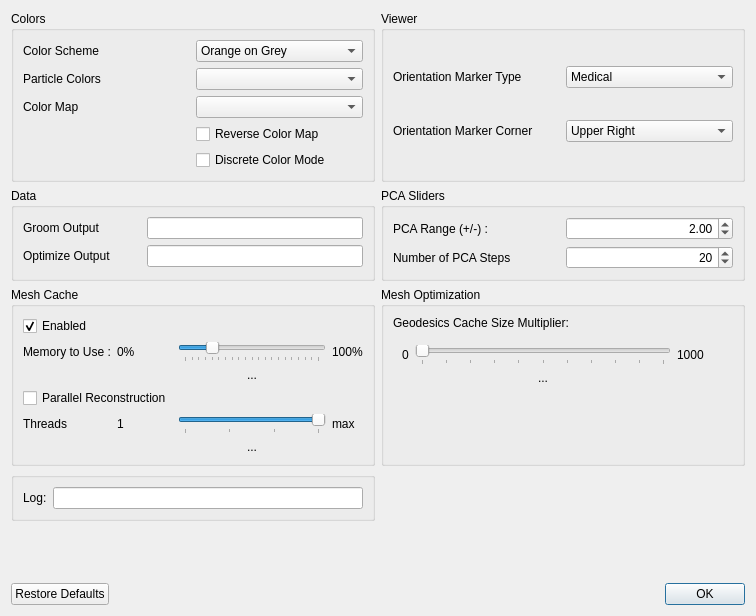
<?xml version="1.0" encoding="UTF-8"?>
<ui version="4.0">
 <class>PreferencesWindow</class>
 <widget class="QDialog" name="PreferencesWindow">
  <property name="geometry">
   <rect>
    <x>0</x>
    <y>0</y>
    <width>756</width>
    <height>616</height>
   </rect>
  </property>
  <property name="windowTitle">
   <string>Preferences</string>
  </property>
  <layout class="QGridLayout" name="gridLayout_6">
   <item row="4" column="1">
    <widget class="QGroupBox" name="groupBox_7">
     <property name="title">
      <string>Mesh Optimization</string>
     </property>
     <layout class="QGridLayout" name="gridLayout_5">
      <item row="1" column="0">
       <widget class="QWidget" name="widget" native="true">
        <property name="minimumSize">
         <size>
          <width>50</width>
          <height>50</height>
         </size>
        </property>
        <layout class="QGridLayout" name="gridLayout_8">
         <item row="1" column="2">
          <widget class="QLabel" name="label_15">
           <property name="text">
            <string>1000</string>
           </property>
          </widget>
         </item>
         <item row="1" column="0">
          <widget class="QLabel" name="label_16">
           <property name="text">
            <string>0</string>
           </property>
          </widget>
         </item>
         <item row="1" column="1">
          <widget class="QSlider" name="geodesic_cache_multiplier">
           <property name="minimum">
            <number>0</number>
           </property>
           <property name="maximum">
            <number>1000</number>
           </property>
           <property name="pageStep">
            <number>100</number>
           </property>
           <property name="value">
            <number>0</number>
           </property>
           <property name="orientation">
            <enum>Qt::Horizontal</enum>
           </property>
           <property name="tickPosition">
            <enum>QSlider::TicksBelow</enum>
           </property>
           <property name="tickInterval">
            <number>100</number>
           </property>
          </widget>
         </item>
         <item row="2" column="1">
          <widget class="QLabel" name="geodesic_cache_multiplier_current_value">
           <property name="text">
            <string>...</string>
           </property>
           <property name="alignment">
            <set>Qt::AlignCenter</set>
           </property>
          </widget>
         </item>
        </layout>
       </widget>
      </item>
      <item row="0" column="0">
       <widget class="QLabel" name="label_17">
        <property name="text">
         <string>Geodesics Cache Size Multiplier:</string>
        </property>
       </widget>
      </item>
      <item row="2" column="1">
       <spacer name="verticalSpacer_2">
        <property name="orientation">
         <enum>Qt::Vertical</enum>
        </property>
        <property name="sizeHint" stdset="0">
         <size>
          <width>20</width>
          <height>40</height>
         </size>
        </property>
       </spacer>
      </item>
     </layout>
    </widget>
   </item>
   <item row="1" column="0">
    <widget class="QGroupBox" name="groupBox_6">
     <property name="title">
      <string>Data</string>
     </property>
     <layout class="QGridLayout" name="gridLayout_4">
      <property name="horizontalSpacing">
       <number>36</number>
      </property>
      <item row="1" column="1">
       <widget class="QLineEdit" name="optimize_file_template">
        <property name="alignment">
         <set>Qt::AlignCenter</set>
        </property>
       </widget>
      </item>
      <item row="1" column="0">
       <widget class="QLabel" name="label_5">
        <property name="text">
         <string>Optimize Output</string>
        </property>
       </widget>
      </item>
      <item row="0" column="1">
       <widget class="QLineEdit" name="groom_file_template">
        <property name="alignment">
         <set>Qt::AlignCenter</set>
        </property>
       </widget>
      </item>
      <item row="0" column="0">
       <widget class="QLabel" name="label_11">
        <property name="text">
         <string>Groom Output</string>
        </property>
       </widget>
      </item>
     </layout>
    </widget>
   </item>
   <item row="4" column="0">
    <widget class="QGroupBox" name="groupBox">
     <property name="title">
      <string>Mesh Cache</string>
     </property>
     <layout class="QVBoxLayout" name="verticalLayout">
      <item>
       <layout class="QHBoxLayout" name="horizontalLayout_2">
        <property name="topMargin">
         <number>0</number>
        </property>
        <item>
         <widget class="QCheckBox" name="mesh_cache_enabled">
          <property name="text">
           <string>Enabled</string>
          </property>
          <property name="checked">
           <bool>true</bool>
          </property>
         </widget>
        </item>
       </layout>
      </item>
      <item>
       <layout class="QGridLayout" name="gridLayout">
        <item row="1" column="1">
         <widget class="QLabel" name="label_2">
          <property name="text">
           <string>0%</string>
          </property>
         </widget>
        </item>
        <item row="1" column="2">
         <widget class="QSlider" name="mesh_cache_memory">
          <property name="maximum">
           <number>100</number>
          </property>
          <property name="value">
           <number>20</number>
          </property>
          <property name="orientation">
           <enum>Qt::Horizontal</enum>
          </property>
          <property name="tickPosition">
           <enum>QSlider::TicksBelow</enum>
          </property>
          <property name="tickInterval">
           <number>5</number>
          </property>
         </widget>
        </item>
        <item row="4" column="0">
         <widget class="QLabel" name="label_10">
          <property name="text">
           <string>Threads</string>
          </property>
         </widget>
        </item>
        <item row="1" column="3">
         <widget class="QLabel" name="label_3">
          <property name="text">
           <string>100%</string>
          </property>
         </widget>
        </item>
        <item row="4" column="3">
         <widget class="QLabel" name="num_threads_max_label">
          <property name="text">
           <string>max</string>
          </property>
         </widget>
        </item>
        <item row="4" column="2">
         <widget class="QSlider" name="num_threads">
          <property name="minimum">
           <number>1</number>
          </property>
          <property name="maximum">
           <number>4</number>
          </property>
          <property name="value">
           <number>4</number>
          </property>
          <property name="orientation">
           <enum>Qt::Horizontal</enum>
          </property>
          <property name="tickPosition">
           <enum>QSlider::TicksBelow</enum>
          </property>
          <property name="tickInterval">
           <number>1</number>
          </property>
         </widget>
        </item>
        <item row="1" column="0">
         <widget class="QLabel" name="label">
          <property name="text">
           <string>Memory to Use :</string>
          </property>
         </widget>
        </item>
        <item row="4" column="1">
         <widget class="QLabel" name="label_9">
          <property name="text">
           <string>1</string>
          </property>
         </widget>
        </item>
        <item row="2" column="2">
         <widget class="QLabel" name="memory_current_value">
          <property name="text">
           <string>...</string>
          </property>
          <property name="alignment">
           <set>Qt::AlignCenter</set>
          </property>
         </widget>
        </item>
        <item row="5" column="2">
         <widget class="QLabel" name="threads_current_value">
          <property name="text">
           <string>...</string>
          </property>
          <property name="alignment">
           <set>Qt::AlignCenter</set>
          </property>
         </widget>
        </item>
        <item row="3" column="0" colspan="2">
         <widget class="QCheckBox" name="parallel_enabled">
          <property name="text">
           <string>Parallel Reconstruction</string>
          </property>
         </widget>
        </item>
       </layout>
      </item>
     </layout>
    </widget>
   </item>
   <item row="7" column="0">
    <spacer name="verticalSpacer">
     <property name="orientation">
      <enum>Qt::Vertical</enum>
     </property>
     <property name="sizeHint" stdset="0">
      <size>
       <width>20</width>
       <height>40</height>
      </size>
     </property>
    </spacer>
   </item>
   <item row="8" column="0" colspan="2">
    <widget class="QDialogButtonBox" name="button_box">
     <property name="orientation">
      <enum>Qt::Horizontal</enum>
     </property>
     <property name="standardButtons">
      <set>QDialogButtonBox::Ok|QDialogButtonBox::RestoreDefaults</set>
     </property>
    </widget>
   </item>
   <item row="6" column="0">
    <widget class="QGroupBox" name="groupBox_3">
     <property name="title">
      <string/>
     </property>
     <layout class="QHBoxLayout" name="horizontalLayout_3">
      <item>
       <widget class="QLabel" name="label_7">
        <property name="text">
         <string>Log:</string>
        </property>
       </widget>
      </item>
      <item>
       <widget class="QLineEdit" name="log_location">
        <property name="readOnly">
         <bool>true</bool>
        </property>
       </widget>
      </item>
     </layout>
    </widget>
   </item>
   <item row="1" column="1">
    <widget class="QGroupBox" name="groupBox_4">
     <property name="title">
      <string>PCA Sliders</string>
     </property>
     <layout class="QVBoxLayout" name="verticalLayout_3">
      <item>
       <layout class="QGridLayout" name="gridLayout_3">
        <item row="0" column="0">
         <widget class="QLabel" name="label_6">
          <property name="text">
           <string>PCA Range (+/-) : </string>
          </property>
         </widget>
        </item>
        <item row="0" column="1">
         <widget class="QDoubleSpinBox" name="pca_range">
          <property name="alignment">
           <set>Qt::AlignRight|Qt::AlignTrailing|Qt::AlignVCenter</set>
          </property>
          <property name="decimals">
           <number>2</number>
          </property>
          <property name="minimum">
           <double>0.010000000000000</double>
          </property>
          <property name="maximum">
           <double>5.000000000000000</double>
          </property>
          <property name="value">
           <double>2.000000000000000</double>
          </property>
         </widget>
        </item>
        <item row="1" column="0">
         <widget class="QLabel" name="label_8">
          <property name="text">
           <string>Number of PCA Steps</string>
          </property>
         </widget>
        </item>
        <item row="1" column="1">
         <widget class="QSpinBox" name="pca_steps">
          <property name="alignment">
           <set>Qt::AlignRight|Qt::AlignTrailing|Qt::AlignVCenter</set>
          </property>
          <property name="minimum">
           <number>3</number>
          </property>
          <property name="maximum">
           <number>40</number>
          </property>
          <property name="value">
           <number>20</number>
          </property>
         </widget>
        </item>
       </layout>
      </item>
     </layout>
    </widget>
   </item>
   <item row="0" column="0">
    <widget class="QGroupBox" name="groupBox_2">
     <property name="title">
      <string>Colors</string>
     </property>
     <layout class="QGridLayout" name="gridLayout_7">
      <item row="0" column="1">
       <widget class="QComboBox" name="color_scheme">
        <item>
         <property name="text">
          <string>Orange on Grey</string>
         </property>
        </item>
        <item>
         <property name="text">
          <string>Purple on Grey</string>
         </property>
        </item>
        <item>
         <property name="text">
          <string>Blue on White</string>
         </property>
        </item>
        <item>
         <property name="text">
          <string>Orange on White</string>
         </property>
        </item>
        <item>
         <property name="text">
          <string>Grey on White</string>
         </property>
        </item>
        <item>
         <property name="text">
          <string>Orange on Blue</string>
         </property>
        </item>
        <item>
         <property name="text">
          <string>Yellow on Grey</string>
         </property>
        </item>
        <item>
         <property name="text">
          <string>Grey on Black</string>
         </property>
        </item>
        <item>
         <property name="text">
          <string>Blue on Black</string>
         </property>
        </item>
        <item>
         <property name="text">
          <string>Green on Black</string>
         </property>
        </item>
       </widget>
      </item>
      <item row="2" column="0">
       <widget class="QLabel" name="label_14">
        <property name="text">
         <string>Color Map</string>
        </property>
       </widget>
      </item>
      <item row="0" column="0">
       <widget class="QLabel" name="label_4">
        <property name="text">
         <string>Color Scheme</string>
        </property>
       </widget>
      </item>
      <item row="2" column="1">
       <widget class="QComboBox" name="color_map"/>
      </item>
      <item row="4" column="1">
       <widget class="QCheckBox" name="reverse_color_map">
        <property name="text">
         <string>Reverse Color Map</string>
        </property>
       </widget>
      </item>
      <item row="5" column="1">
       <widget class="QCheckBox" name="discrete_color_mode">
        <property name="text">
         <string>Discrete Color Mode</string>
        </property>
       </widget>
      </item>
      <item row="1" column="0">
       <widget class="QLabel" name="label_particle_colors">
        <property name="text">
         <string>Particle Colors</string>
        </property>
       </widget>
      </item>
      <item row="1" column="1">
       <widget class="QComboBox" name="particle_colors"/>
      </item>
     </layout>
    </widget>
   </item>
   <item row="0" column="1">
    <widget class="QGroupBox" name="groupBox_5">
     <property name="title">
      <string>Viewer</string>
     </property>
     <layout class="QGridLayout" name="gridLayout_2">
      <item row="0" column="1">
       <widget class="QComboBox" name="orientation_marker_type">
        <item>
         <property name="text">
          <string>Medical</string>
         </property>
        </item>
        <item>
         <property name="text">
          <string>Triad</string>
         </property>
        </item>
        <item>
         <property name="text">
          <string>None</string>
         </property>
        </item>
       </widget>
      </item>
      <item row="0" column="0">
       <widget class="QLabel" name="label_12">
        <property name="text">
         <string>Orientation Marker Type</string>
        </property>
       </widget>
      </item>
      <item row="1" column="0">
       <widget class="QLabel" name="label_13">
        <property name="text">
         <string>Orientation Marker Corner</string>
        </property>
       </widget>
      </item>
      <item row="1" column="1">
       <widget class="QComboBox" name="orientation_marker_corner">
        <item>
         <property name="text">
          <string>Upper Right</string>
         </property>
        </item>
        <item>
         <property name="text">
          <string>Lower Right</string>
         </property>
        </item>
        <item>
         <property name="text">
          <string>Lower Left</string>
         </property>
        </item>
        <item>
         <property name="text">
          <string>Upper Left</string>
         </property>
        </item>
       </widget>
      </item>
     </layout>
    </widget>
   </item>
  </layout>
 </widget>
 <tabstops>
  <tabstop>pca_range</tabstop>
  <tabstop>pca_steps</tabstop>
  <tabstop>mesh_cache_enabled</tabstop>
  <tabstop>mesh_cache_memory</tabstop>
  <tabstop>parallel_enabled</tabstop>
  <tabstop>num_threads</tabstop>
 </tabstops>
 <resources/>
 <connections>
  <connection>
   <sender>button_box</sender>
   <signal>accepted()</signal>
   <receiver>PreferencesWindow</receiver>
   <slot>accept()</slot>
   <hints>
    <hint type="sourcelabel">
     <x>257</x>
     <y>488</y>
    </hint>
    <hint type="destinationlabel">
     <x>157</x>
     <y>274</y>
    </hint>
   </hints>
  </connection>
  <connection>
   <sender>button_box</sender>
   <signal>rejected()</signal>
   <receiver>PreferencesWindow</receiver>
   <slot>reject()</slot>
   <hints>
    <hint type="sourcelabel">
     <x>325</x>
     <y>488</y>
    </hint>
    <hint type="destinationlabel">
     <x>286</x>
     <y>274</y>
    </hint>
   </hints>
  </connection>
 </connections>
</ui>
